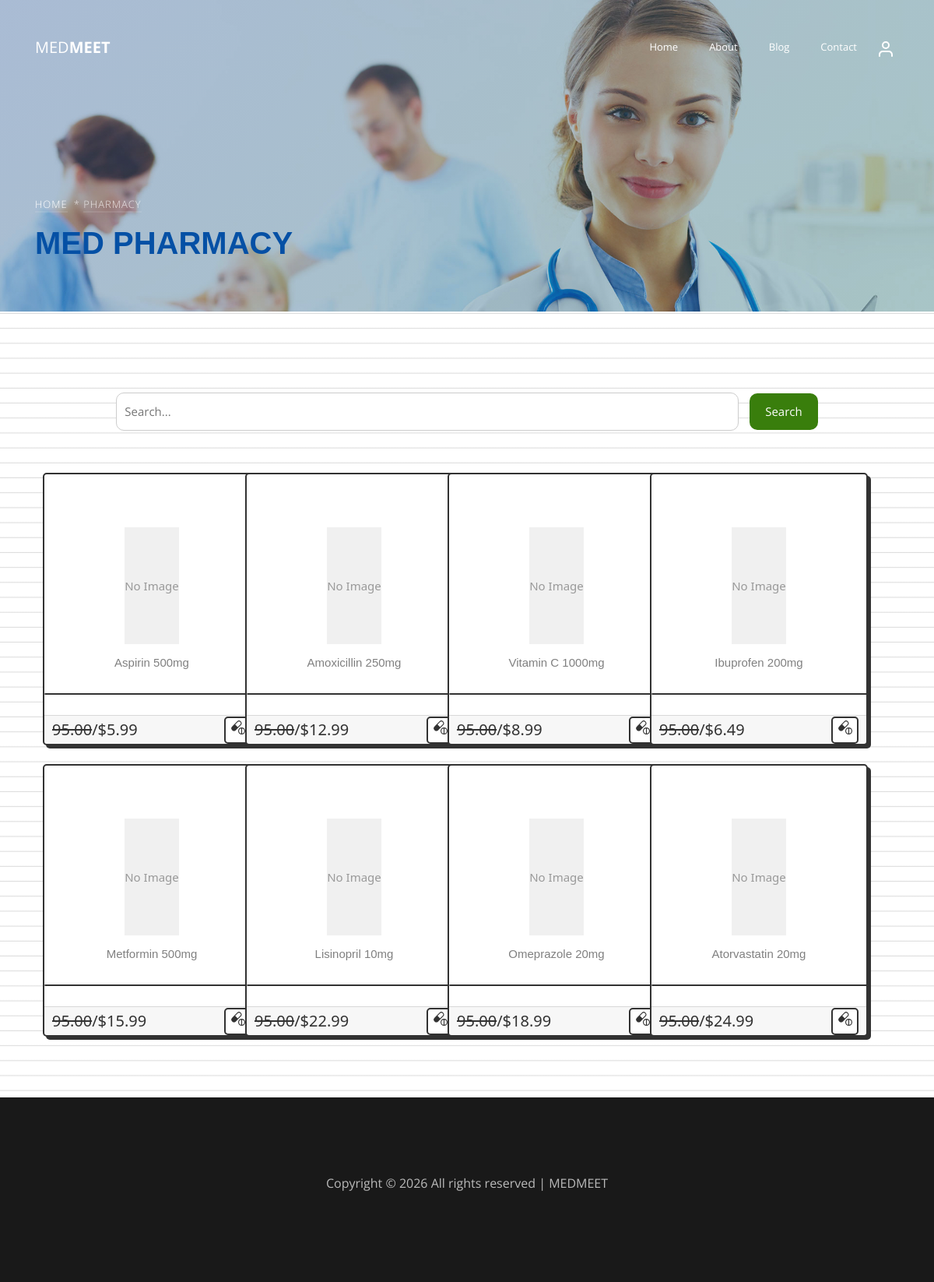
/frontendmed/Pharmacy_med/, run on the app's committed database.
### medapp/models.py (models this page shows)
class Pharmacy_DB(models.Model):
    Medname = models.CharField(max_length=100,null=True,blank=True)
    Medimage = models.ImageField(upload_to='pharmacy image',null=True,blank=True)
    Medprice = models.CharField(max_length=100,null=True,blank=True)
    Medqty = models.CharField(max_length=100,null=True,blank=True)
    Medmanufacture = models.CharField(max_length=100,null=True,blank=True)
    Meduses = models.TextField(max_length=300,null=True,blank=True)
    Medside = models.TextField(max_length=300,null=True,blank=True)
    Meddesc = models.TextField(max_length=300,null=True,blank=True)

### MedMeet/views.py (the view)
# urls.py: path('Pharmacy_med/',views.Pharmacy_med, name='Pharmacy_med'),
def Pharmacy_med(re):
    medicine_data=Pharmacy_DB.objects.all()
    return render(re,'Pharmacystore.html',{'medicine_data':medicine_data})

### MedMeet/templates/Pharmacystore.html (shortened to what this page needs)
<!DOCTYPE html>
{% load static %}
<html lang="en">
<head>
    <link rel="stylesheet" href="{% static 'adminfront/css/open-iconic-bootstrap.min.css' %}">
    <link rel="stylesheet" href="{% static 'adminfront/css/animate.css' %}">
    <link rel="stylesheet" href="{% static 'adminfront/css/owl.carousel.min.css' %}">
    <link rel="stylesheet" href="{% static 'adminfront/css/owl.theme.default.min.css' %}">
    <link rel="stylesheet" href="{% static 'adminfront/css/magnific-popup.css' %}">
    <link rel="stylesheet" href="{% static 'adminfront/css/aos.css' %}">
    <link rel="stylesheet" href="{% static 'adminfront/css/ionicons.min.css' %}">
    <link rel="stylesheet" href="{% static 'adminfront/css/bootstrap-datepicker.css' %}">
    <link rel="stylesheet" href="{% static 'adminfront/css/jquery.timepicker.css' %}">
    <link rel="stylesheet" href="{% static 'adminfront/css/flaticon.css' %}">
    <link rel="stylesheet" href="{% static 'adminfront/css/icomoon.css' %}">
    <link rel="stylesheet" href="{% static 'adminfront/css/style.css' %}">
</head>
<body
    style=" width: 100%; height: 100%; background-image: linear-gradient(#ffffff 1.1rem, #ccc 1.2rem); background-size: 100% 1.2rem;">
    <nav class="navbar navbar-expand-lg navbar-dark ftco_navbar bg-dark ftco-navbar-light" id="ftco-navbar">
        <div class="container">
            <a class="navbar-brand" href="{% url 'Med_Meet' %}">MED<span>MEET</span></a>
            <div class="collapse navbar-collapse" id="ftco-nav">
                <ul class="navbar-nav ml-auto">
                    <li class="nav-item "><a href="{% url 'Med_Meet' %}" class="nav-link">Home</a></li>
                    <li class="nav-item "><a href="{% url 'About_med' %}" class="nav-link">About</a></li>
                    <li class="nav-item"><a href="{% url 'Blog_med' %}" class="nav-link">Blog</a></li>
                    <li class="nav-item"><a href="{% url 'Contacts_med' %}" class="nav-link">Contact</a></li>
                </ul>
                <ul class="custom-navbar-cta navbar-nav mb-2 mb-md-0 ms-5">
                    <li><a class="nav-link" href="#"><img src="{% static 'adminfront/images/user.svg' %}"></a></li>
                </ul>
            </div>
        </div>
    </nav>
    <section class="home-slider owl-carousel">
        <div class="slider-item bread-item" style="background-image: url('{% static 'adminfront/images/bg_1.jpg' %}');"
            data-stellar-background-ratio="0.5">
            <div class="overlay"></div>
            <div class="container" data-scrollax-parent="true">
                <div class="row slider-text align-items-end">
                    <div class="col-md-7 col-sm-12 ftco-animate mb-5">
                        <p class="breadcrumbs" data-scrollax=" properties: { translateY: '70%', opacity: 1.6}"><span
                                class="mr-2"><a href="{% url 'Med_Meet' %}">Home</a></span>* <span>Pharmacy</span></p>
                        <h1 style="font-weight: 600; font-family: 'Lucida Sans', 'Lucida Sans Regular', 'Lucida Grande', 'Lucida Sans Unicode', Geneva, Verdana, sans-serif; color: #0550a5;"
                            class="mb-3" data-scrollax=" properties: { translateY: '70%', opacity: .9}">MED PHARMACY
                        </h1>
                    </div>
                </div>
            </div>
        </div>
    </section><br><br>
    <section>
        <div class="search-container">
            <form action="#">
                <input type="text" class="search-box" placeholder="Search..." name="search">
                <button type="submit" class="search-button">Search</button>
            </form>
        </div><br><br>
        <div class="row">
            {% for m in medicine_data %}
            <div class="col-md-2 mb-4" style="margin-left: 55px;">
                <div class="card">
                    <div class="card-img">
                        <a href="#">
                            {% if m.Medimage %}
                            <img src="{{m.Medimage.url}}" alt="Image" width="100%" height="150px">
                            {% else %}
                            <div style="width: 100%; height: 150px; background-color: #f0f0f0; display: flex; align-items: center; justify-content: center; color: #999;">
                                <span>No Image</span>
                            </div>
                            {% endif %}
                        </a>
                    </div>
                    <span style="font-family: Impact, Haettenschweiler, 'Arial Narrow Bold', sans-serif; text-align: center;">{{m.Medname}}</span>
                    <hr class="card-divider">
                    <div class="card-footer">
                        <div class="card-price"><del>95.00</del>/{{m.Medprice}}</div>
                        <button class="card-btn">
                            <a href="{% url 'Display_pharm' single_id=m.id %}">
                            </a>
                        </button>
                    </div>
                </div>
            </div>
            {% endfor %}
        </div>
    </section><br><br>
    <footer class="ftco-footer ftco-bg-dark ftco-section">
        <div class="container">
            <div class="row">
                <div class="col-md-12 text-center">
                    <p>
                        Copyright &copy;
                        <script>document.write(new Date().getFullYear());</script> All rights reserved | MEDMEET
                    </p>
                </div>
            </div>
        </div>
    </footer>
</body>
</html>

### MedMeet/templates/Pharmacystore.html (style rules this page uses)
.search-container { display: flex; justify-content: center; margin-top: 50px; }
.search-box { width: 800px; padding: 10px; border: 1px solid #ccc; border-radius: 10px; margin-right: 10px; }
.search-button { padding: 10px 20px; border: none; background-color: #397e0c; color: white; border-radius: 10px; cursor: pointer; }
.card { --font-color: #323232; --font-color-sub: #666; --bg-color: #fff; --main-color: #323232; --main-focus: #17b611; width: 280px; height: 350px; background: var(--bg-color); border: 2px solid var(--main-color); box-shadow: 4px 4px var(--main-color); border-radius: 5px; display: flex; flex-direction: column; justify-content: flex-start; padding-top: 20px; gap: 10px; font-family: system-ui, -apple-system, BlinkMacSystemFont, 'Segoe UI', Roboto, Oxygen, Ubuntu, Cantarell, 'Open Sans', 'Helvetica Neue', sans-serif; }
.card:last-child { justify-content: flex-end; }
.card-img { transition: all 0.5s; display: flex; justify-content: center; padding: 0; border-top-left-radius: 5px; border-top-right-radius: 5px; overflow: hidden; height: 150px; }
.card-divider { width: 100%; border: 1px solid var(--main-color); border-radius: 50px; }
.card-footer { display: flex; flex-direction: row; justify-content: space-between; align-items: center; padding: 0 10px; }
.card-price { font-size: 20px; font-weight: 500; color: var(--font-color); }
.card-btn { height: 35px; width: 35px; border-radius: 5px; border: 2px solid var(--main-color); background-color: var(--bg-color); cursor: pointer; display: flex; justify-content: center; align-items: center; transition: all 0.3s; padding: 0; }
.card-btn svg { width: 18px; height: 18px; fill: var(--main-color); }

### data on the page
Pharmacy_DB: Medimage "No Image", Medname "Aspirin 500mg", Medprice "$5.99"
Pharmacy_DB: Medimage "No Image", Medname "Amoxicillin 250mg", Medprice "$12.99"
Pharmacy_DB: Medimage "No Image", Medname "Vitamin C 1000mg", Medprice "$8.99"
Pharmacy_DB: Medimage "No Image", Medname "Ibuprofen 200mg", Medprice "$6.49"
Pharmacy_DB: Medimage "No Image", Medname "Metformin 500mg", Medprice "$15.99"
Pharmacy_DB: Medimage "No Image", Medname "Lisinopril 10mg", Medprice "$22.99"
Pharmacy_DB: Medimage "No Image", Medname "Omeprazole 20mg", Medprice "$18.99"
Pharmacy_DB: Medimage "No Image", Medname "Atorvastatin 20mg", Medprice "$24.99"
